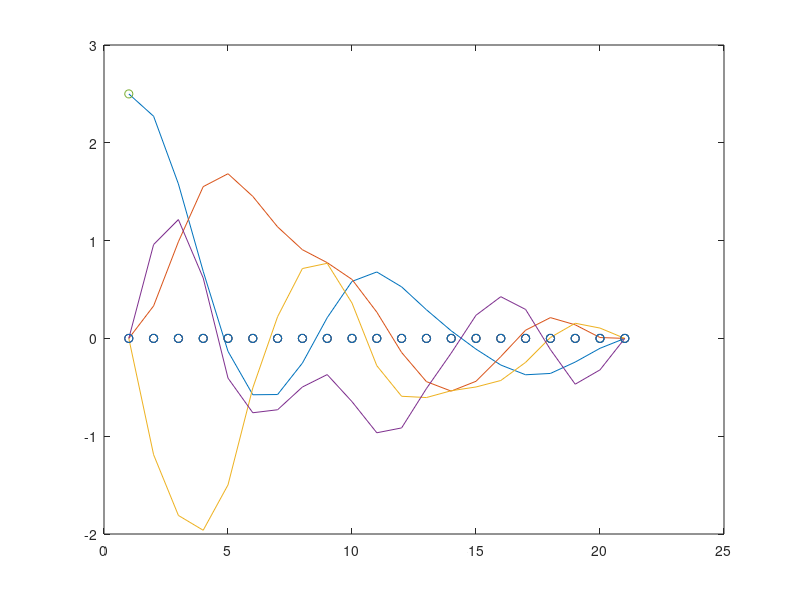

Write the MATLAB code that produced this figure.
clear

N = 20;
nx = 8;
nu = 3;

A = [0.76272   0.11488   0.00248   0.00002   0.45961   0.01981   0.00025   0.00000 ;
  0.11488   0.76520   0.11490   0.00248   0.01981   0.45987   0.01981   0.00025 ;
  0.00248   0.11490   0.76520   0.11488   0.00025   0.01981   0.45987   0.01981 ;
  0.00002   0.00248   0.11488   0.76272   0.00000   0.00025   0.01981   0.45961 ;
 -0.89941   0.42024   0.01931   0.00025   0.76272   0.11488   0.00248   0.00002 ;
  0.42024  -0.88010   0.42049   0.01931   0.11488   0.76520   0.11490   0.00248 ;
  0.01931   0.42049  -0.88010   0.42024   0.00248   0.11490   0.76520   0.11488 ;
  0.00025   0.01931   0.42024  -0.89941   0.00002   0.00248   0.11488   0.76272 ];

B = [0.11990   0.00252   0.00002 ;
  0.00252   0.11992   0.00252 ;
  0.00002   0.00252   0.11992 ;
  0.00000   0.00002   0.00252 ;
  0.45961   0.01981   0.00025 ;
  0.01981   0.45987   0.01981 ;
  0.00025   0.01981   0.45987 ;
  0.00000   0.00025   0.01981 ];

b = [0.10000 ;
  0.10000 ;
  0.10000 ;
  0.10000 ;
  0.10000 ;
  0.10000 ;
  0.10000 ;
  0.10000];

x0 = [  2.50000 ;
  2.50000 ;
  0.00000 ;
  0.00000 ;
  0.00000 ;
  0.00000 ;
  0.00000 ;
  0.00000 ];

% Cost function
Q = eye(nx);
R = 2*eye(nu);
q = 0.1*ones(nx,1);
r = 0.2*ones(nu,1);
H = blkdiag(kron(eye(N),blkdiag(Q,R)),Q);
f = [repmat([q;r],N,1);q];

C = [-eye(nx),zeros(nx,N*(nx+nu))];
c = [x0;repmat(b,N,1)];
for i=0:N-1
    C = [C;zeros(nx,i*(nx+nu)),A,B,-eye(nx),zeros(nx,(N-i-1)*(nx+nu))];
end


lb = [repmat([-4*ones(nx,1);-0.5*ones(nu,1)],N,1);-4*ones(nx,1)];
lb(end-nx+1:end) = 0;
ub = -lb;


sparse.w = quadprog(H,f,[],[],C,-c,lb,ub);

XU = reshape([sparse.w;zeros(nu,1)],nx+nu,N+1);
sparse.x = vec(XU(1:nx,:));
sparse.u = vec(XU(nx+1:end,1:end-1));

figure(1);clf;plot(XU(1:2:7,:).')

%% Condensing

Abar = [-eye(nx),zeros(nx,(N-1)*nx)];
Bbar = kron(eye(N),B);
for i=1:N-1
    Abar = [Abar;zeros(nx,(i-1)*(nx)),A,-eye(nx),zeros(nx,(N-i-1)*nx)];
end
Qbar = kron(eye(N+1),Q);
Rbar = kron(eye(N),R);
c = [A*x0+b;repmat(b,N-1,1)];
Dx = blkdiag(zeros(N*nx,N*nx),eye(nx));
Dx(1,1) = 1;

G = [zeros(nx,N*nu);-Abar\Bbar];
Ge = [eye(nx);-Abar\[A;zeros((N-1)*nx,nx)]];
g = [zeros(nx,1);-Abar\c];

Hbar = Rbar + G.'*Qbar*G;
hbar = repmat(r,N,1) + G.'*(repmat(q,N+1,1)+Qbar*g);
%% Read from file
file = fopen('QP_data.txt','r');
num_arrays_to_read = 10;
arrays_to_read = {};
for i=1:num_arrays_to_read
    instr=fgets(file);
    temp = sscanf(instr,'%g ');
    arrays_to_read{i} = temp;
end
numvars = N*nu;
[H,f,A,lbU,ubU,lbA,ubA,C,d,D] = arrays_to_read{:};
H = reshape(H,numvars,numvars);
A = reshape(A,N*(nx+nx+nu)+nx+nu,numvars);
C = reshape(C,N*(nx),numvars);
D = reshape(D,(N+1)*(nx+nu),numvars);

bigA = [];
for i=0:N-1
    bigA = [bigA;C(i*nx+1:(i+1)*nx,:);D(i*(nx+nu)+1:(i+1)*(nx+nu),:)];
end
bigA = [bigA;D(end-(nx+nu)+1:end,:)];

condensing.u = quadprog(H,hbar,[A;-A],[ubA;-lbA],[],[],lbU,ubU);
condensing.x = C*condensing.u+d;

norm(condensing.u-sparse.u)
norm(condensing.x-sparse.x(nx+1:end))

figure(1);hold on;
condensing.XU = reshape([x0;condensing.x],nx,N+1);
plot(condensing.XU(1:2:7,:).','o')